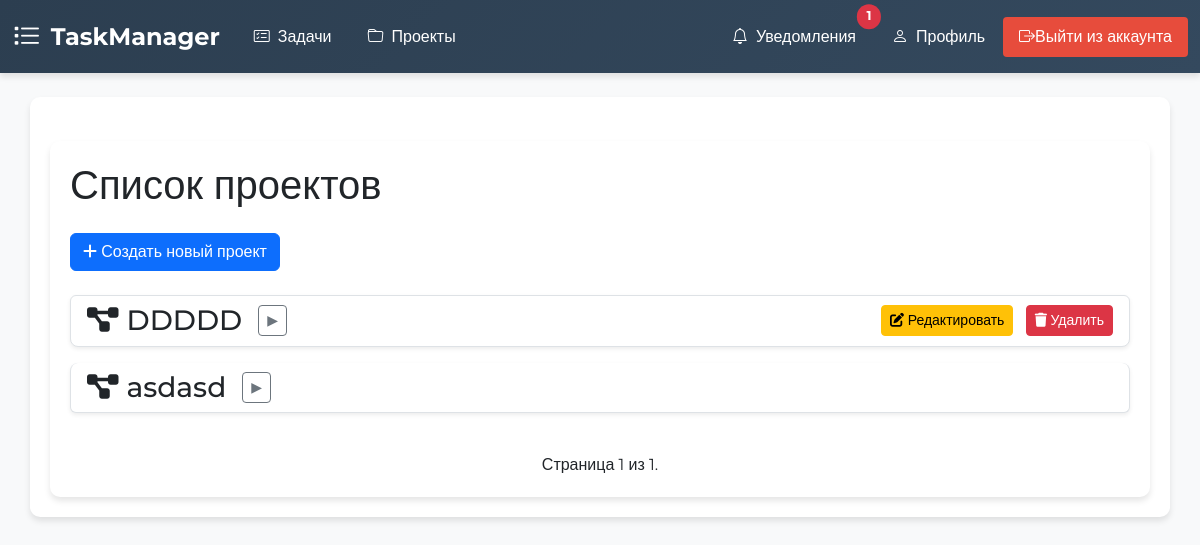
/task-manager/project-list/ (signed in), run on the app's committed database.
### taskmanager/models.py (models this page shows, shortened)
class Project(models.Model):
    name = models.CharField(max_length=100)
    created_by = models.ForeignKey(User, on_delete=models.CASCADE, related_name='created_projects')
    users = models.ManyToManyField(User, related_name='projects')
    editors = models.ManyToManyField(User, related_name='editable_projects', blank=True)

### taskmanager/views.py (the view)
# urls.py: path('project-list/', project_list, name='project_list'),
@login_required
def project_list(request):
    projects = Project.objects.filter(users=request.user)
    paginator = Paginator(projects, 10)
    page_number = request.GET.get('page')
    page_obj = paginator.get_page(page_number)
    return render(request, 'taskmanager/project_list.html', {
        'page_obj': page_obj,
    })

### taskmanager/context_processors.py (called while the page is built)
def unread_notifications_count(request):
    if request.user.is_authenticated:
        unread_notifications_count = Notification.objects.filter(users=request.user).exclude(read_by=request.user).count()
        return {'unread_notifications_count': unread_notifications_count}
    return {}

### taskmanager/models.py (called while the page is built)
    def get_status_color(self):
        if self.status == 'todo':
            return 'secondary'
        elif self.status == 'in_progress':
            return 'warning'
        elif self.status == 'done':
            return 'success'
        return 'primary'

### taskmanager/templates/taskmanager/project_list.html (shortened to what this page needs)
{% extends "taskmanager/base.html" %}
{% block body %}
<div class="container mt-4">
    <h1 class="mb-4">Список проектов</h1>
    <a href="{% url 'taskmanager:create_project' %}" class="btn btn-primary mb-4">
        <i class="fas fa-plus"></i> Создать новый проект
    </a>
    <div class="list-group">
        {% for project in page_obj %}
            <div class="list-group-item mb-3 shadow-sm">
                <div class="d-flex justify-content-between align-items-center">
                    <div class="d-flex align-items-center">
                        <h3 class="mb-0">
                            <a href="{% url 'taskmanager:project_detail' project.id %}" class="text-decoration-none text-dark">
                                <i class="fas fa-project-diagram me-2"></i>{{ project.name }}
                            </a>
                        </h3>
                        <button class="btn btn-sm btn-outline-secondary ms-3 toggle-tasks" data-project-id="{{ project.id }}">
                            <span class="arrow">▶</span>
                        </button>
                    </div>
                    {% if request.user == project.created_by %}
                        <div>
                            <a href="{% url 'taskmanager:edit_project' project.id %}" class="btn btn-sm btn-warning">
                                <i class="fas fa-edit"></i> Редактировать
                            </a>
                            <a href="{% url 'taskmanager:delete_project' project.id %}" class="btn btn-sm btn-danger ms-2">
                                <i class="fas fa-trash"></i> Удалить
                            </a>
                        </div>
                    {% endif %}
                </div>
            </div>
        {% empty %}
            <div class="list-group-item text-muted">
                <p>Нет доступных проектов.</p>
            </div>
        {% endfor %}
    </div>
    <div class="pagination mt-4 d-flex justify-content-center">
        <span class="step-links">
            <span class="current mx-3">
                Страница {{ page_obj.number }} из {{ page_obj.paginator.num_pages }}.
            </span>
        </span>
    </div>
</div>
<link href="https://cdnjs.cloudflare.com/ajax/libs/font-awesome/6.0.0-beta3/css/all.min.css" rel="stylesheet">
{% endblock %}

### taskmanager/templates/taskmanager/base.html (style rules this page uses)
body { font-family: 'Montserrat', sans-serif; background-color: #f8f9fa; }
.container { background-color: white; border-radius: 10px; padding: 20px; margin-top: 20px; box-shadow: 0 4px 6px rgba(0, 0, 0, 0.1); }

### taskmanager/templates/taskmanager/project_list.html (style rules this page uses)
.list-group-item { border-radius: 8px; transition: transform 0.2s, box-shadow 0.2s; }
.btn-sm { font-size: 0.875rem; }

### data on the page
Project: name "DDDDD", shows "Редактировать"
Project: name "asdasd"

### other printed values
{{ unread_notifications_count }} "1"
{{ page_obj.number }} "1"
{{ page_obj.paginator.num_pages }} "1"
